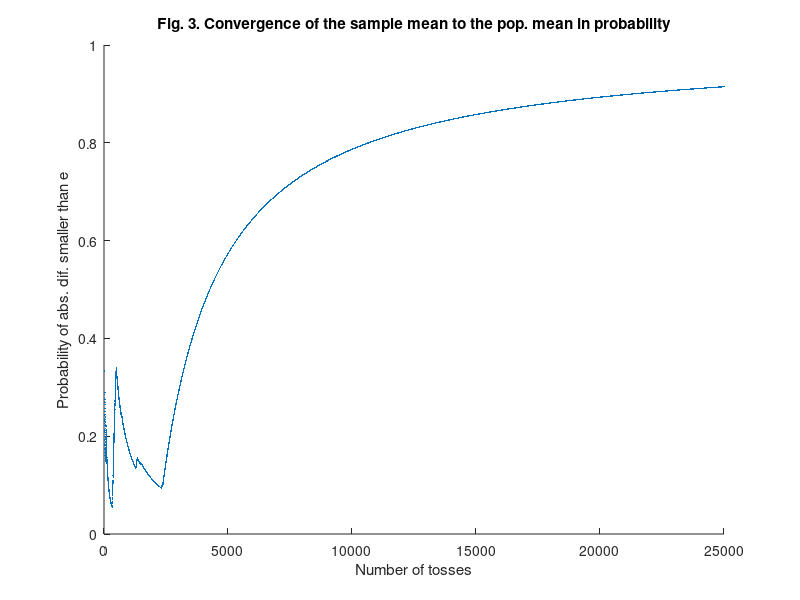

MATLAB code for this plot:
% Empirical exercise - Understanding the LLN using coin toss simulation

%% 1. Aim of the exercise
% Understanding the law of large numbers using coin toss simulation. 

%% 2. Theory
% Refer to the accompanying PDF file for the theory.

%% 3. Convergence of the sample mean of coin tosses to the population mean

% 3.1. Clear the memory
clear;

% 3.2. Set the number of tosses
N_tosses = 25000; % What would happen if you increase this number? 

% 3.3. Create a sequence of tosses
sequence_of_tosses = random('Binomial',1,0.5,[N_tosses,1]);

% 3.4. Preallocate a matrix
mean_sample = NaN(N_tosses,1); 

% 3.5. Create the sequence of sample means of cumulating tosses in the 
% sequence of tosses
for i = 1:N_tosses
    mean_sample(i,1) = mean(sequence_of_tosses(1:i,1));
end

% 3.6. Define the population mean
mean_population = 0.5; 

% 3.7. Plot the sample mean and the population mean against the number 
% of tosses
scatter(1:N_tosses,mean_sample,0.001,'Marker','.')
ylim([0 1]) % Set the range of y axis. 
hold on
line([0,N_tosses],[mean_population,mean_population],'Color','red') 
hold off
title('Fig. 1. Convergence of the sample mean to the population mean')
legend('Sample means of cumulating tosses',['Population mean ' ...
    'as the sample mean of cumulating tosses in the limit'])
% Or, probability of heads if 1 represents heads. 
ylabel('Sample means of cumulating tosses') 
xlabel('Number of tosses')

%% 4. Indicator of whether the absolute difference is small enough

% 4.1. Define the absolute difference and the tolerance parameter
abs_dif = abs(mean_sample-mean_population);
e = 0.01;

% 4.2. Create the indicator
abs_dif_smaller_than_e_dummy = abs_dif < e;

% 4.3. Plot the indicator against the number of tosses
scatter(1:N_tosses,abs_dif_smaller_than_e_dummy,0.001,'Marker','.')
ylim([-1 2]) 
title(['Fig. 2. Cases where the sample mean is close to ' ...
    'the population mean'])
legend('1 if abs\_dif < e, 0 if abs\_dif > e')
ylabel('Whether the absolute difference is smaller than e') 
xlabel('Number of tosses')

%% 5. Convergence of the sample mean to the population mean in probability

% 5.1. Create an empty matrix for storing probabilities
prob_of_abs_dif_smaller_than_e = NaN(N_tosses,1);

% 5.2. Probability that the absolute difference is small enough
for i = 1:N_tosses
    prob_of_abs_dif_smaller_than_e(i,1) = mean( ...
        abs_dif_smaller_than_e_dummy(1:i,1)); 
end

% 5.3. Plot the probability that the absolute difference is small enough
scatter(1:N_tosses,prob_of_abs_dif_smaller_than_e,0.001,'Marker','.')
ylim([0 1]) 
title(['Fig. 3. Convergence of the sample mean to the pop. mean ' ...
    'in probability'])
ylabel('Probability of abs. dif. smaller than e') 
xlabel('Number of tosses')
